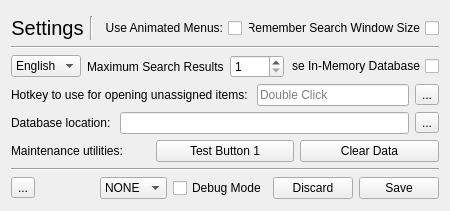
<?xml version="1.0" encoding="UTF-8"?>
<ui version="4.0">
 <class>SearcherSettings</class>
 <widget class="QWidget" name="SearcherSettings">
  <property name="windowModality">
   <enum>Qt::NonModal</enum>
  </property>
  <property name="geometry">
   <rect>
    <x>0</x>
    <y>0</y>
    <width>450</width>
    <height>211</height>
   </rect>
  </property>
  <property name="sizePolicy">
   <sizepolicy hsizetype="Preferred" vsizetype="Preferred">
    <horstretch>0</horstretch>
    <verstretch>0</verstretch>
   </sizepolicy>
  </property>
  <property name="minimumSize">
   <size>
    <width>450</width>
    <height>0</height>
   </size>
  </property>
  <property name="baseSize">
   <size>
    <width>0</width>
    <height>0</height>
   </size>
  </property>
  <property name="windowTitle">
   <string>Form</string>
  </property>
  <property name="styleSheet">
   <string notr="true"/>
  </property>
  <layout class="QGridLayout" name="gridLayout">
   <property name="bottomMargin">
    <number>6</number>
   </property>
   <property name="spacing">
    <number>6</number>
   </property>
   <item row="0" column="0">
    <layout class="QVBoxLayout" name="verticalLayout_4">
     <item>
      <layout class="QHBoxLayout" name="headerrow">
       <item>
        <widget class="QLabel" name="projectTitle">
         <property name="font">
          <font>
           <pointsize>15</pointsize>
          </font>
         </property>
         <property name="text">
          <string>Settings</string>
         </property>
         <property name="alignment">
          <set>Qt::AlignCenter</set>
         </property>
        </widget>
       </item>
       <item>
        <widget class="Line" name="line_2">
         <property name="orientation">
          <enum>Qt::Vertical</enum>
         </property>
        </widget>
       </item>
       <item>
        <spacer name="horizontalSpacer_3">
         <property name="orientation">
          <enum>Qt::Horizontal</enum>
         </property>
         <property name="sizeHint" stdset="0">
          <size>
           <width>40</width>
           <height>20</height>
          </size>
         </property>
        </spacer>
       </item>
       <item>
        <widget class="QCheckBox" name="checkBox">
         <property name="layoutDirection">
          <enum>Qt::RightToLeft</enum>
         </property>
         <property name="text">
          <string>Use Animated Menus:</string>
         </property>
        </widget>
       </item>
       <item>
        <widget class="QCheckBox" name="windowsize_chk">
         <property name="layoutDirection">
          <enum>Qt::RightToLeft</enum>
         </property>
         <property name="text">
          <string>Remember Search Window Size</string>
         </property>
        </widget>
       </item>
      </layout>
     </item>
     <item>
      <widget class="Line" name="line">
       <property name="orientation">
        <enum>Qt::Horizontal</enum>
       </property>
      </widget>
     </item>
     <item>
      <layout class="QHBoxLayout" name="secondrow">
       <item>
        <widget class="QComboBox" name="lang_cbox">
         <property name="currentText">
          <string>English</string>
         </property>
         <item>
          <property name="text">
           <string>English</string>
          </property>
         </item>
        </widget>
       </item>
       <item>
        <spacer name="horizontalSpacer_2">
         <property name="orientation">
          <enum>Qt::Horizontal</enum>
         </property>
         <property name="sizeHint" stdset="0">
          <size>
           <width>40</width>
           <height>20</height>
          </size>
         </property>
        </spacer>
       </item>
       <item>
        <widget class="QLabel" name="label_3">
         <property name="text">
          <string>Maximum Search Results</string>
         </property>
        </widget>
       </item>
       <item>
        <widget class="QSpinBox" name="maxresults_txt">
         <property name="minimum">
          <number>1</number>
         </property>
         <property name="maximum">
          <number>9999</number>
         </property>
        </widget>
       </item>
       <item>
        <widget class="QCheckBox" name="inmemory_chk">
         <property name="layoutDirection">
          <enum>Qt::RightToLeft</enum>
         </property>
         <property name="text">
          <string>Use In-Memory Database</string>
         </property>
         <property name="tristate">
          <bool>false</bool>
         </property>
        </widget>
       </item>
      </layout>
     </item>
     <item>
      <layout class="QHBoxLayout" name="thirdrow">
       <item>
        <widget class="QLabel" name="label_2">
         <property name="text">
          <string>Hotkey to use for opening unassigned items: </string>
         </property>
        </widget>
       </item>
       <item>
        <widget class="QLineEdit" name="defaulthotkey_txt">
         <property name="toolTip">
          <string/>
         </property>
         <property name="readOnly">
          <bool>true</bool>
         </property>
         <property name="placeholderText">
          <string>Double Click</string>
         </property>
        </widget>
       </item>
       <item>
        <widget class="QToolButton" name="hotkey_icon">
         <property name="text">
          <string>...</string>
         </property>
         <property name="popupMode">
          <enum>QToolButton::InstantPopup</enum>
         </property>
        </widget>
       </item>
      </layout>
     </item>
     <item>
      <layout class="QHBoxLayout" name="fourthrow">
       <item>
        <widget class="QLabel" name="label">
         <property name="text">
          <string>Database location: </string>
         </property>
        </widget>
       </item>
       <item>
        <widget class="QLineEdit" name="databasepath_txt"/>
       </item>
       <item>
        <widget class="QToolButton" name="dbpath_icon">
         <property name="text">
          <string>...</string>
         </property>
        </widget>
       </item>
      </layout>
     </item>
     <item>
      <layout class="QHBoxLayout" name="fifthrow">
       <item>
        <widget class="QLabel" name="label_4">
         <property name="text">
          <string>Maintenance utilities:</string>
         </property>
        </widget>
       </item>
       <item>
        <widget class="QPushButton" name="test1_btn">
         <property name="text">
          <string>Test Button 1</string>
         </property>
        </widget>
       </item>
       <item>
        <widget class="QPushButton" name="cleardata_btn">
         <property name="text">
          <string>Clear Data</string>
         </property>
        </widget>
       </item>
      </layout>
     </item>
     <item>
      <widget class="Line" name="line_3">
       <property name="orientation">
        <enum>Qt::Horizontal</enum>
       </property>
      </widget>
     </item>
     <item>
      <layout class="QHBoxLayout" name="sixthrow">
       <item>
        <widget class="QToolButton" name="about_btn">
         <property name="text">
          <string>...</string>
         </property>
        </widget>
       </item>
       <item>
        <spacer name="horizontalSpacer">
         <property name="orientation">
          <enum>Qt::Horizontal</enum>
         </property>
         <property name="sizeHint" stdset="0">
          <size>
           <width>40</width>
           <height>20</height>
          </size>
         </property>
        </spacer>
       </item>
       <item>
        <widget class="QComboBox" name="debuglevel_cbx">
         <item>
          <property name="text">
           <string>NONE</string>
          </property>
         </item>
         <item>
          <property name="text">
           <string>TIMER</string>
          </property>
         </item>
         <item>
          <property name="text">
           <string>ALL</string>
          </property>
         </item>
        </widget>
       </item>
       <item>
        <widget class="QCheckBox" name="debugflag_chk">
         <property name="layoutDirection">
          <enum>Qt::LeftToRight</enum>
         </property>
         <property name="text">
          <string>Debug Mode</string>
         </property>
        </widget>
       </item>
       <item>
        <widget class="QPushButton" name="discard_btn">
         <property name="text">
          <string>Discard</string>
         </property>
        </widget>
       </item>
       <item>
        <widget class="QPushButton" name="save_btn">
         <property name="text">
          <string>Save</string>
         </property>
        </widget>
       </item>
      </layout>
     </item>
    </layout>
   </item>
  </layout>
 </widget>
 <resources/>
 <connections/>
</ui>
